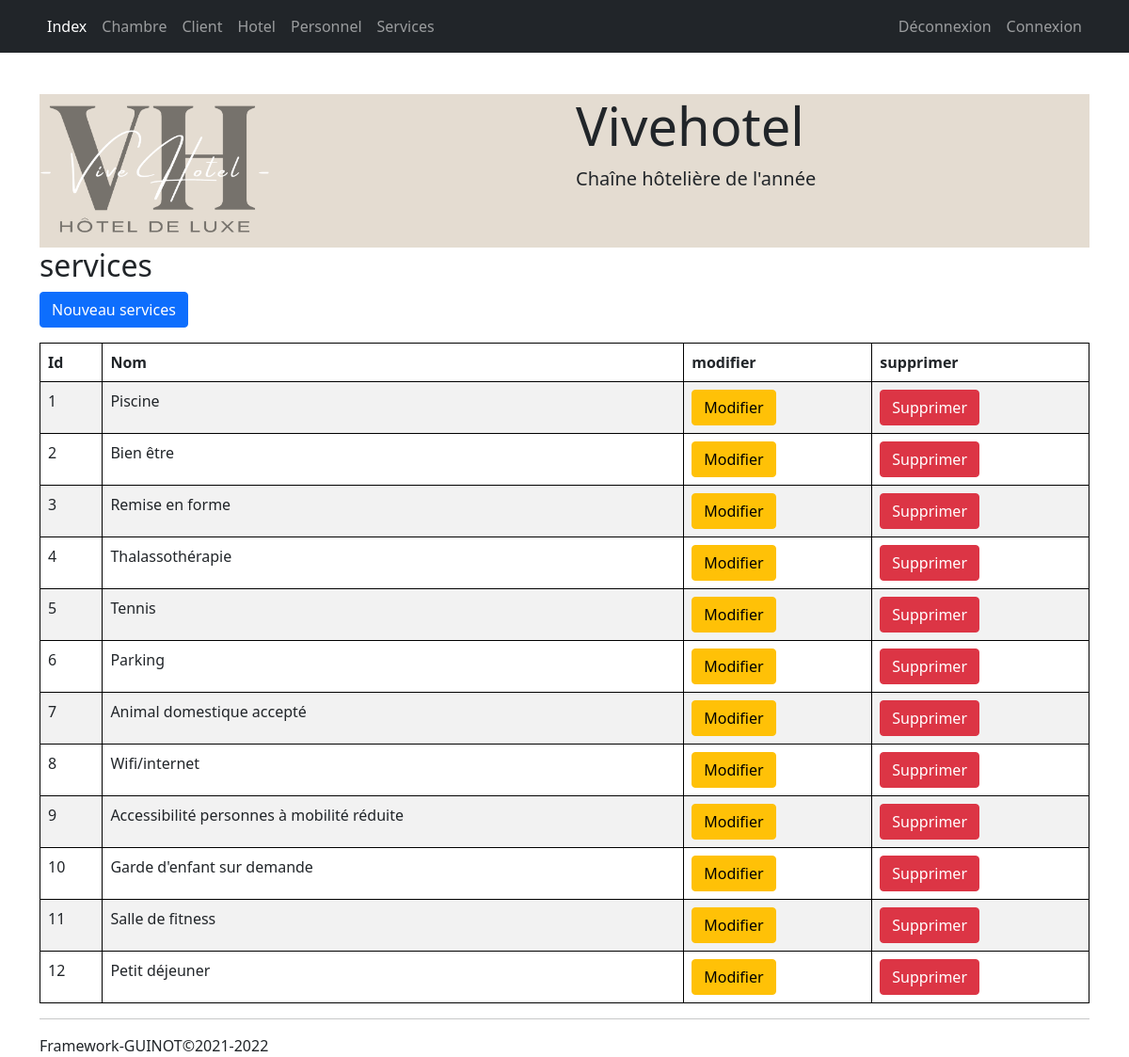
The page /index.php?m=services&a=index on the database its author committed.
### tables this page shows
create table services (
    ser_id int auto_increment primary key,
    ser_nom varchar(500) not null
);

### application/module/services/Ctr_services.class.php (called while the page is built, shortened)
<?php
class Ctr_services extends Ctr_controleur implements I_crud {
    public function __construct($action) {
        $a = "a_$action";
        $this->$a();
    }
	function a_index() {
		$u=new Services();
		$data=$u->selectAll();
		require $this->gabarit;
	}
}
?>

### www/index.php (called while the page is built, shortened)
<?php
new $module($_GET["a"]);
?>

### framework/fonction.php (called while the page is built, shortened)
<?php
function hlien()
{
	$args = func_get_args();
	$nb = count($args) / 2;
	$m = $args[0];
	$a = $args[1];
	if (!isset($args[2]))
		return "index.php?m=$m&a=$a";
	else {
		$para = array();
		for ($i = 1; $i < $nb; $i++)
			$para[] = $args[2 * $i] . "=" . $args[2 * $i + 1];
		$s = implode("&", $para);
		return "index.php?m=$m&a=$a&$s";
	}
}
function mhe($x)
{
	return htmlentities($x, ENT_QUOTES, "utf-8");
}

### framework/Table.class.php (called while the page is built, shortened)
<?php
class Table
{
	public static $link;
	public string $table;
	public function __construct(string $table, string $pk)
	{
		$this->table = $table;
	}
	public function selectAll(): array
	{
		$sql = "select * from $this->table";
		$result = self::$link->query($sql);
		return $result->fetchAll();
	}
}

### application/module/services/vue_services_index.php (the view)
   <h2>services</h2>
   <p><a class="btn btn-primary" href="<?=hlien("services","edit","id",0)?>">Nouveau services</a></p>
<table class="table table-striped table-bordered table-hover">
	<thead>
		<tr>
		<th>Id</th>
		<th>Nom</th>
			<th>modifier</th>
			<th>supprimer</th>
		</tr>
	</thead>
	<tbody>
	<?php
	foreach ( $data as $row) { ?>
	<tr>
		<td><?=mhe($row['ser_id'])?></td>
		<td><?=mhe($row['ser_nom'])?></td>
		<td><a class="btn btn-warning" href="<?=hlien("services","edit","id",$row["ser_id"])?>">Modifier</a></td>
		<td><a class="btn btn-danger" href="<?=hlien("services","delete","id",$row["ser_id"])?>">Supprimer</a></td>
	</tr>
	<?php } ?>
	</tbody>
</table>

### www/_css/style.css (style rules this page uses)
body { margin-top: 100px; }
a { text-decoration: none; }
table, th, td, tr { border: 1px solid black; border-collapse: collapse; }

### rows shown on the page
services: ser_id "1", ser_nom "Piscine"
services: ser_id "2", ser_nom "Bien être"
services: ser_id "3", ser_nom "Remise en forme"
services: ser_id "4", ser_nom "Thalassothérapie"
services: ser_id "5", ser_nom "Tennis"
services: ser_id "6", ser_nom "Parking"
services: ser_id "7", ser_nom "Animal domestique accepté"
services: ser_id "8", ser_nom "Wifi/internet"
services: ser_id "9", ser_nom "Accessibilité personnes à mobilité réduite"
services: ser_id "10", ser_nom "Garde d'enfant sur demande"
services: ser_id "11", ser_nom "Salle de fitness"
services: ser_id "12", ser_nom "Petit déjeuner"

### other values the page prints
SITE_NOM "Vivehotel"
SITE_SLOGAN "Chaîne hôtelière de l'année"
